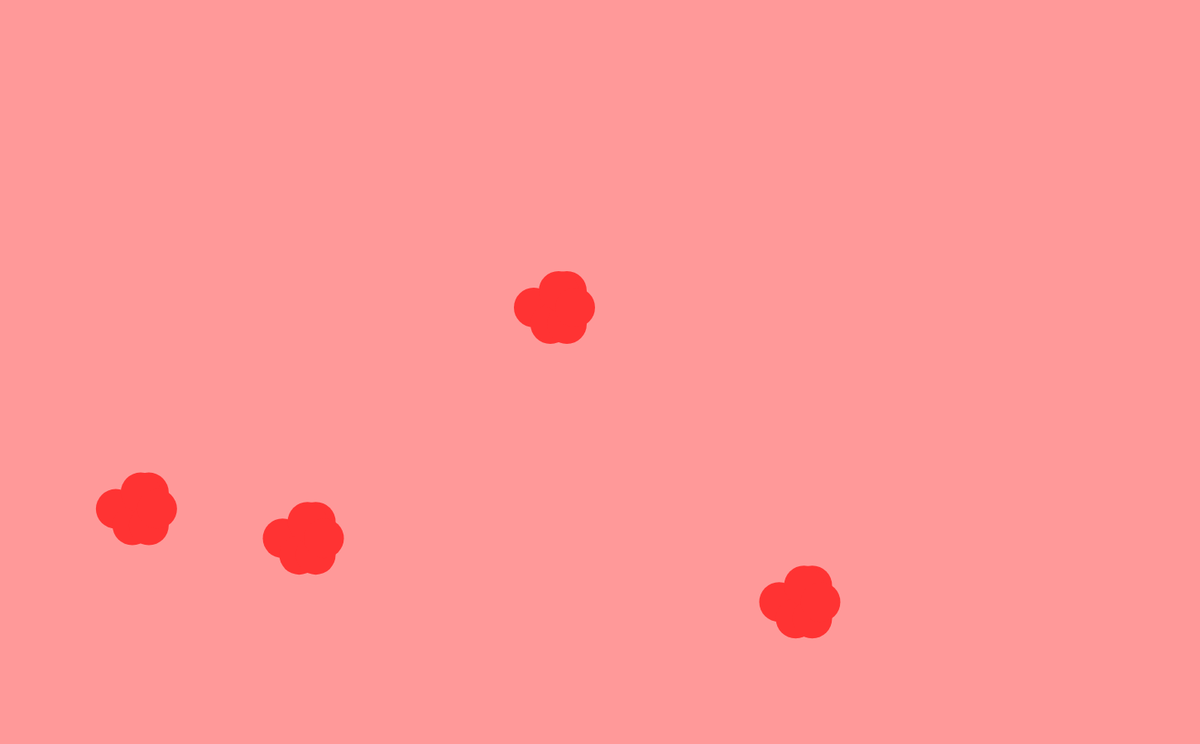
Frame 1 (no input)
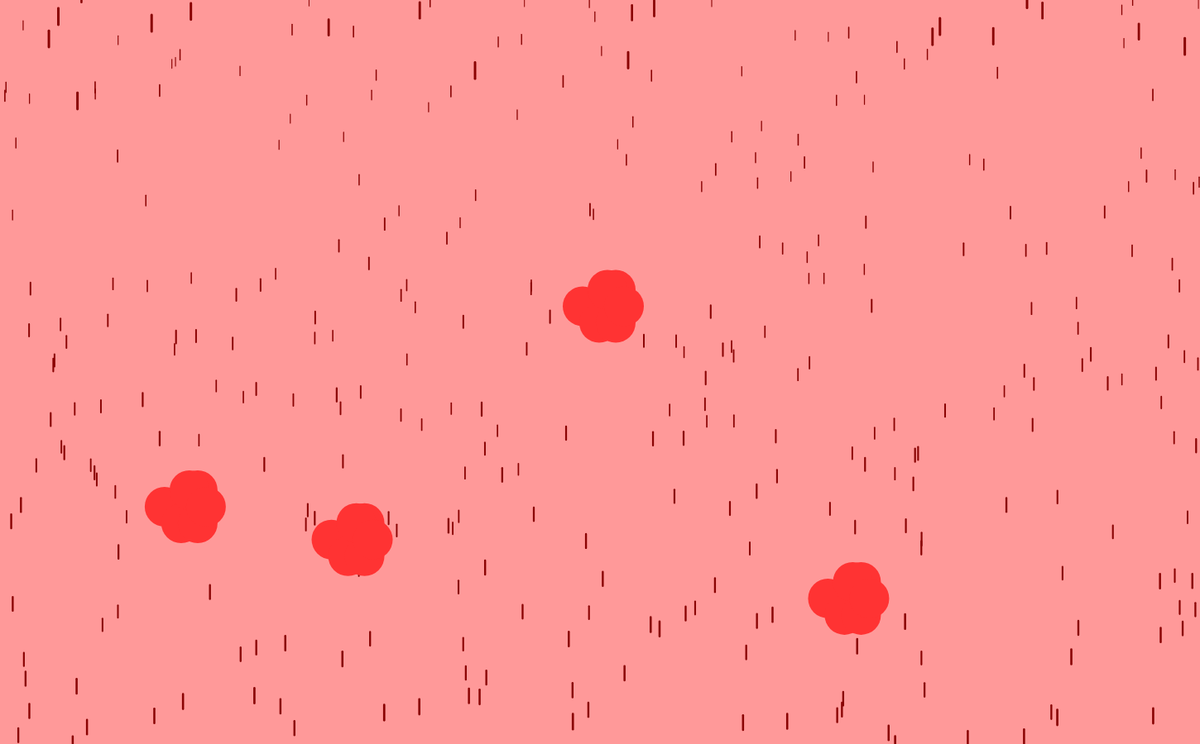
Frame 60 (no input)
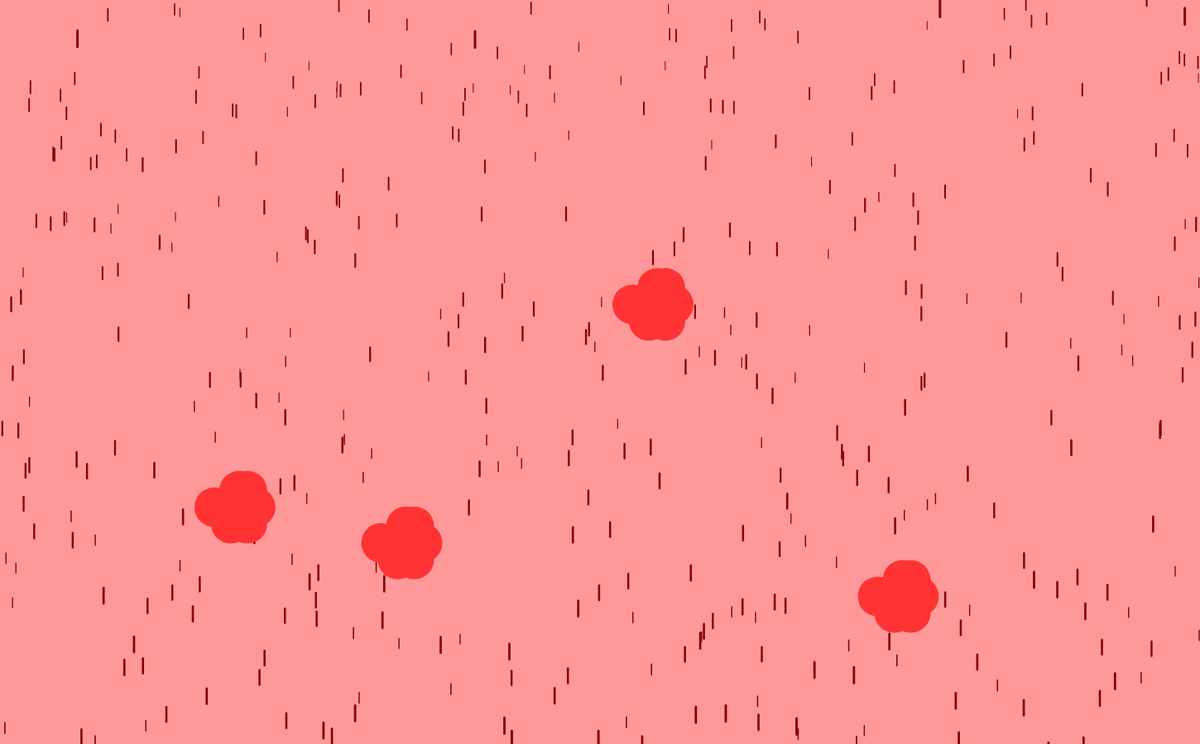
Frame 120 (the mouse pressed at the canvas centre since frame 60)

The p5.js sketch that drew these frames (run headless with seeded random() and noise() and a simulated clock; from frame 60 on, the mouse is pressed at the canvas centre):

// p5.js sketch
// ── sketch.js


var drops = [];
var bubbles = [];
function setup() {
  createCanvas(1450, 900);
  for (var i = 0; i < 500; i++) {
    drops[i] = new Drop();
  }
  for (var i = 0; i < 4; i++) {
    bubbles[i] = new Bubble(); 
  }
}

function Bubble(){
  this.x = random(0, width);
  this.y = random(0, height);
  
  this.display = function() {
   stroke(255);
    strokeWeight(0);
    fill(255 ,51,51 );
    ellipse(this.x, this.y, 48, 48);
    ellipse(this.x+20,this.y+20,48,48);
    ellipse(this.x+40,this.y+20,48,48);
    ellipse(this.x+40,this.y-20,48,48);
    ellipse(this.x+30,this.y-20,48,48);
    ellipse(this.x+50,this.y,48,48);
  }
  
  this.move = function() {
    this.x = this.x += 1 ;
    this.y = this.y + random(-1, 1);
    
    if(this.x >= width){
    this.x = 0;
    }
  }
}


function mouseClicked(){
  bubbles.push(new Bubble());
}

function keyPressed(){
  bubbles.splice(Bubble.length-1,1);
}

function draw() {
  background(255, 153, 153);
  for (var i = 0; i < drops.length; i++) {
    drops[i].fall();
    drops[i].show();
  }
  for (var i = 0; i < bubbles.length; i++) {
    bubbles[i].move();
    bubbles[i].display();
  }
}


// ── drop.js

function Drop() {
  this.x = random(width);
  this.y = random(-500, -50);
  this.z = random(0, 20);
  this.len = map(this.z, 0, 20, 10, 20);
  this.yspeed = map(this.z, 0, 20, 1, 20);

  this.fall = function() {
    this.y = this.y + this.yspeed;
    var grav = map(this.z, 0, 20, 0, 0.2);
    this.yspeed = this.yspeed + grav;

    if (this.y > height) {
      this.y = random(-200, -100);
      this.yspeed = map(this.z, 0, 20, 4, 10);
    }
  };

  this.show = function() {
    var thick = map(this.z, 0, 20, 1, 3);
    strokeWeight(thick);
    stroke(138, 3, 3);
    line(this.x, this.y, this.x, this.y + this.len);
  };
}
